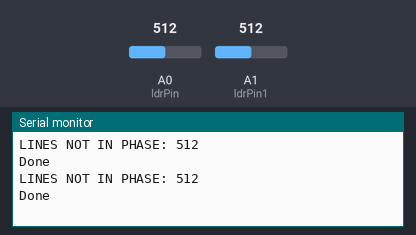
Simulated run of this sketch. Board: Arduino Uno, built with avr-gcc and run on an emulated ATmega328P. Parts: the last lines printed to the serial monitor. The inputs (shaded band) are chosen by the test bench; at power-on: A0 (ldrPin) = 512, A1 (ldrPin1) = 512.

Above: at 2.8 s.
2.9 s: A0 (ldrPin) set to 490
At 4.9 s:
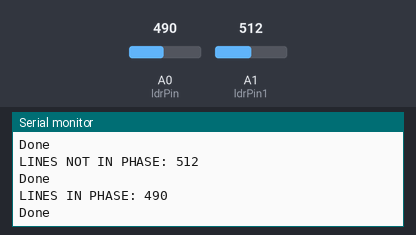
7.5 s: A0 (ldrPin) set to 510
At 9.3 s:
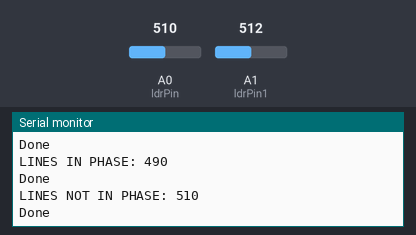

Measured:
- after the input at 2.9 s, the serial monitor: prints a new line after 1.1 s (image 1)
- after the input at 7.5 s, the serial monitor: prints a new line after 0.50 s (image 2)

The sketch:

LDR.ino
```cpp
//const int ledPin = 13;

const int ldrPin = A0;
const int ldrPin1 = A1;

void setup() {

Serial.begin(9600);

pinMode(ldrPin, INPUT);
pinMode(ldrPin1, INPUT);

}

void loop() {

int ldr = analogRead(ldrPin);
int ldr1 = analogRead(ldrPin1);

if(ldr < 500){
  Serial.print("LINES IN PHASE: ");
  }
else {
    Serial.print("LINES NOT IN PHASE: ");
    }
Serial.println(ldr);

Serial.println("Done");
delay(2000);

}
```
